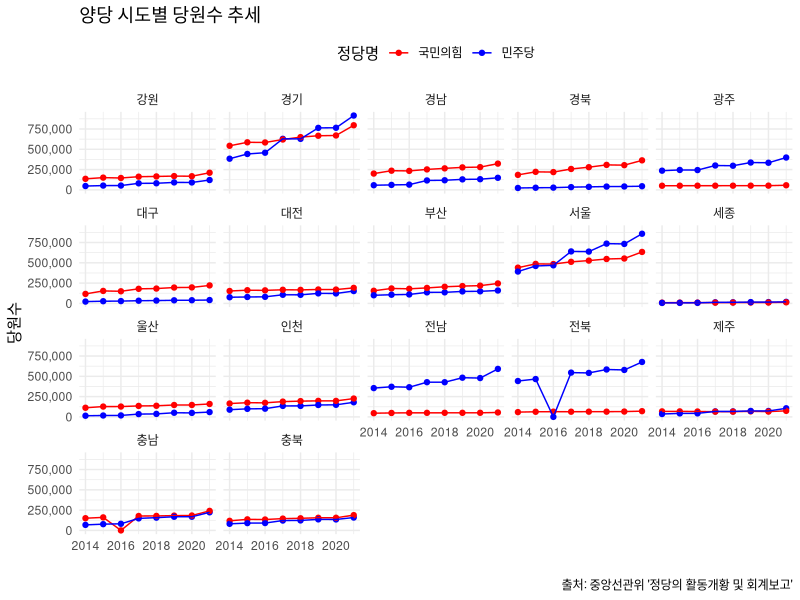
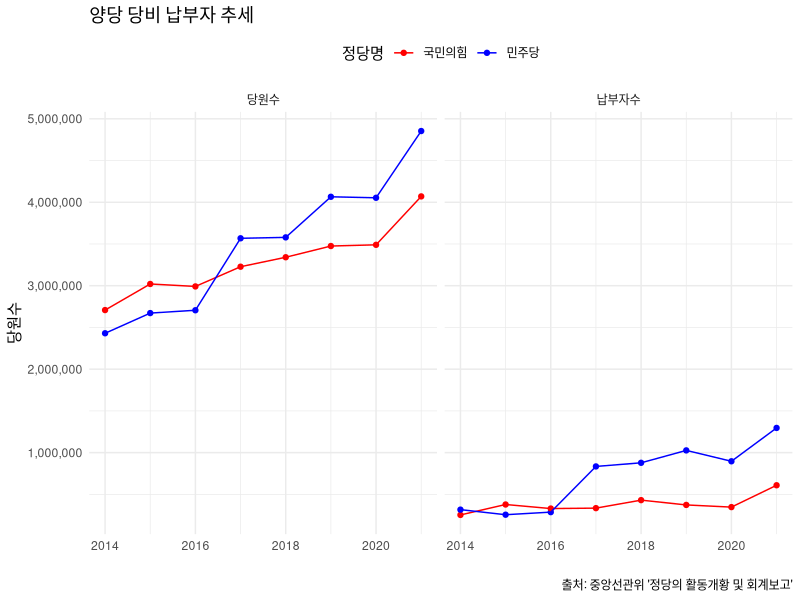
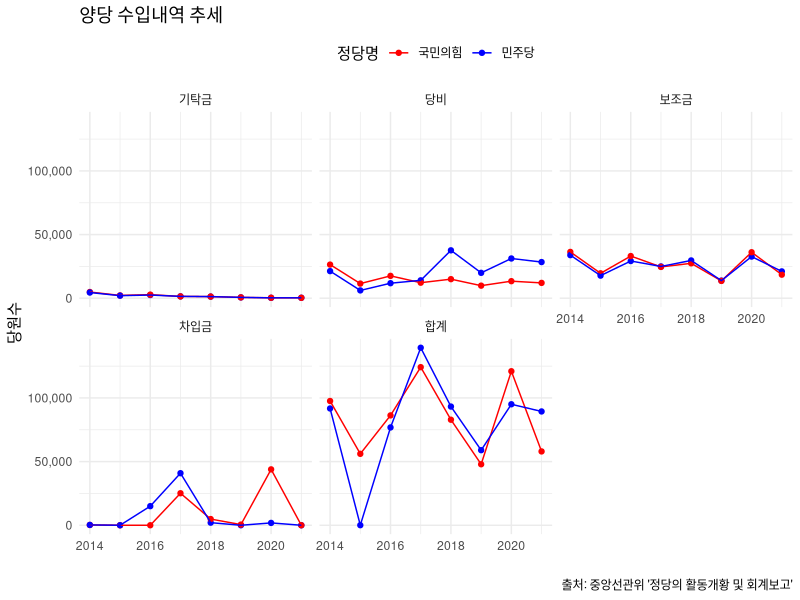
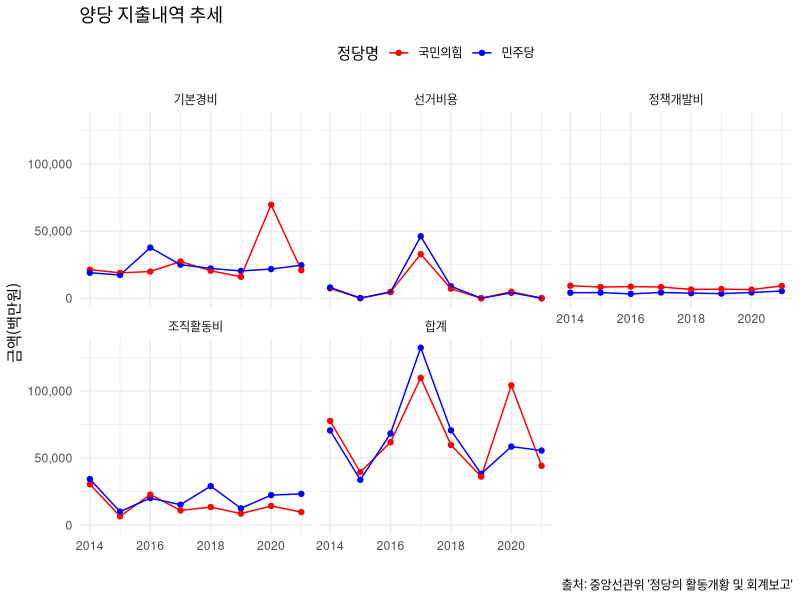

These figures' R source, in order:
## ---- chunk 1
library(tidyverse)

party_2021 <- tribble(
  ~구분, ~당원수, ~분포비, ~등록된_시도당수, ~시도당_평균당원수,
  "합계", 10429577, 100, 355, 29379,
  "더불어민주당", 4853266, 46.5, 17, 285486,
  "국민의힘", 4070005, 39.0, 17, 239412,
  "정의당", 50618, 0.5, 17, 2978,
  "국민의당", 20185, 0.2, 7, 2884,
  "열린민주당", 42944, 0.4, 5, 8589,
  "기본소득당", 19814, 0.2, 5, 3963,
  "시대전환", 8458, 0.1, 5, 1692,
  "가가례도인연합", 6538, 0.1, 6, 1090,
  "가나코리아", 5365, 0.1, 5, 1073,
  "가자평화인권당", 6481, 0.1, 6, 1080,
  "가자환경당", 7480, 0.1, 6, 1247,
  "거지당", 10782, 0.1, 8, 1348,
  "국가혁명당", 32153, 0.3, 16, 2010,
  "국민대통합당", 6248, 0.1, 5, 1250,
  "국민참여신당", 5773, 0.1, 5, 1155,
  "국민혁명당", 148164, 1.4, 13, 11397,
  "기독당", 5272, 0.1, 5, 1054,
  "깨어있는시민연대당", 6490, 0.1, 5, 1298,
  "남북통일당", 5324, 0.1, 5, 1065,
  "노동당", 11039, 0.1, 7, 1577,
  "녹색당", 8452, 0.1, 5, 1690,
  "대한국민당", 5585, 0.1, 5, 1117,
  "대한당", 5565, 0.1, 5, 1113,
  "대한민국당", 6721, 0.1, 5, 1344,
  "독도한국당", 6631, 0.1, 6, 1105,
  "미래당", 12935, 0.1, 6, 2156,
  "민생당", 378309, 3.6, 11, 34392,
  "민중민주당", 9872, 0.1, 7, 1410,
  "새누리당", 36170, 0.3, 7, 5167,
  "신자유민주연합", 5362, 0.1, 5, 1072,
  "신한반도당", 8872, 0.1, 8, 1109,
  "여성의당", 9571, 0.1, 5, 1914,
  "우리공화당", 411337, 3.9, 13, 31641,
  "자유당", 5368, 0.1, 5, 1074,
  "자유민주당", 7092, 0.1, 5, 1418,
  "자유의새벽당", 11707, 0.1, 5, 2341,
  "중소자영업당", 5823, 0.1, 5, 1165,
  "직능자영업당", 5184, 0.0, 5, 1037,
  "진보당", 85718, 0.8, 16, 5357,
  "친박신당", 8310, 0.1, 6, 1385,
  "친박연대", 5257, 0.1, 5, 1051,
  "통일한국당", 11971, 0.1, 6, 1995,
  "한국국민당", 6879, 0.1, 6, 1147,
  "한국복지당", 7071, 0.1, 7, 1010,
  "한나라당", 5790, 0.1, 5, 1158,
  "한류연합당", 9305, 0.1, 7, 1329,
  "한반도미래연합", 8498, 0.1, 8, 1062,
  "혁명21", 11179, 0.1, 6, 1863,
  "홍익당", 6644, 0.1, 5, 1329
) |> 
  slice(2:n()) 


party_2021 |> 
  summarise(당원수 = sum(당원수)) # 10,429,577

## ---- chunk 2
library(tibble)

sido_party_2021 <- tribble(
  ~구분, ~합계, ~더불어민주당, ~국민의힘, ~정의당, ~국민의당, ~열린민주당, ~기본소득당, ~시대전환, ~가가례도인연합, ~가나코리아, ~가자평화인권당, ~가자환경당,
  "합계", 10429577, 4853266, 4070005, 50618, 20185, 42944, 19814, 8458, 6538, 5365, 6481, 7480,
  "서울", 1830842, 858016, 633807, 9882, 6847, 24768, 3254, 1290, 1041, 1123, 1042, 1472,
  "부산", 530951, 158779, 245492, 2257, NA, 3996, 4436, NA, NA, NA, 1103, 1414,
  "대구", 340866, 41126, 221321, 1228, 1138, NA, NA, NA, NA, NA, NA, NA,
  "인천", 462086, 180174, 226077, 4661, 1686, NA, 3063, NA, 1103, 1017, NA, NA,
  "광주", 544234, 398357, 56614, 2372, 1814, 5680, 3363, 1051, NA, NA, NA, 1080,
  "대전", 372618, 151895, 191034, 1345, 3099, NA, NA, NA, NA, NA, 1016, NA,
  "울산", 250177, 59315, 159387, 1390, NA, 4009, NA, NA, NA, NA, NA, NA,
  "세종", 39355, 18972, 13300, 1070, NA, NA, NA, NA, NA, NA, NA, NA,
  "경기", 1992315, 915531, 795874, 10394, 3703, NA, 5698, 1400, 1142, 1035, 1106, 1178,
  "강원", 353634, 121301, 211046, 1143, NA, NA, NA, NA, 1081, 1095, NA, NA,
  "충북", 380942, 158913, 188375, 1149, 1898, NA, NA, NA, NA, NA, NA, NA,
  "충남", 514251, 223238, 240892, 1519, NA, NA, NA, NA, 1086, 1095, NA, NA,
  "전북", 832477, 676755, 70693, 3449, NA, NA, NA, 2308, 1085, NA, 1101, NA,
  "전남", 772029, 591321, 54630, 3981, NA, 4491, NA, 2409, NA, NA, NA, 1023,
  "경북", 492060, 44788, 363621, 1361, NA, NA, NA, NA, NA, NA, NA, NA,
  "경남", 531808, 148649, 323319, 2226, NA, NA, NA, NA, NA, NA, 1113, 1313,
  "제주", 188932, 106136, 74523, 1191, NA, NA, NA, NA, NA, NA, NA, NA
) |> 
  slice(2:n())
  
sido_party_2021 |> 
  summarise(합계 = sum(합계))
## ---- chunk 3
library(tibble)

payer_2021 <- tribble(
  ~정당, ~당원수, ~납부자수, ~당비납부비율, ~등록된_시도당수,
  "합계", 10429577, 2133765, 20.5, 355,
  "더불어민주당", 4853266, 1295909, 26.7, 17,
  "국민의힘", 4070005, 609090, 15.0, 17,
  "정의당", 50618, 26470, 52.3, 17,
  "국민의당", 20185, 4683, 23.2, 7,
  "열린민주당", 42944, 10383, 24.2, 5,
  "기본소득당", 19814, 809, 4.1, 5,
  "시대전환", 8458, 61, 0.7, 5,
  "가가례도인연합", 6538, NA, NA, 6,
  "가나코리아", 5365, 5, 0.1, 5,
  "가자평화인권당", 6481, NA, NA, 6,
  "가자환경당", 7480, NA, NA, 6,
  "거지당", 10782, 301, 2.8, 8,
  "국가혁명당", 32153, 8549, 26.6, 16,
  "국민대통합당", 6248, NA, NA, 5,
  "국민참여신당", 5773, NA, NA, 5,
  "국민혁명당", 148164, 53720, 36.3, 13,
  "기독당", 5272, NA, NA, 5,
  "깨어있는시민연대당", 6490, 35, 0.5, 5,
  "남북통일당", 5324, 216, 4.1, 5,
  "노동당", 11039, 2781, 25.2, 7,
  "녹색당", 8452, 3469, 41.0, 5,
  "대한국민당", 5585, NA, NA, 5,
  "대한당", 5565, NA, NA, 5,
  "대한민국당", 6721, 167, 2.5, 5,
  "독도한국당", 6631, NA, NA, 6,
  "미래당", 12935, 1311, 10.1, 6,
  "민생당", 378309, 9881, 2.6, 11,
  "민중민주당", 9872, 57, 0.6, 7,
  "새누리당", 36170, 844, 2.3, 7,
  "신자유민주연합", 5362, 322, 6.0, 5,
  "신한반도당", 8872, 20, 0.2, 8,
  "여성의당", 9571, 2487, 26.0, 5,
  "우리공화당", 411337, 50287, 12.2, 13,
  "자유당", 5368, 40, 0.7, 5,
  "자유민주당", 7092, 733, 10.3, 5,
  "자유의새벽당", 11707, 2615, 22.3, 5,
  "중소자영업당", 5823, NA, NA, 5,
  "직능자영업당", 5184, NA, NA, 5,
  "진보당", 85718, 46158, 53.8, 16,
  "친박신당", 8310, 241, 2.9, 6,
  "친박연대", 5257, NA, NA, 5,
  "통일한국당", 11971, 94, 0.8, 6,
  "한국국민당", 6879, 106, 1.5, 6,
  "한국복지당", 7071, NA, NA, 7,
  "한나라당", 5790, NA, NA, 5,
  "한류연합당", 9305, 119, 1.3, 7,
  "한반도미래연합", 8498, NA, NA, 8,
  "혁명21", 11179, 1659, 14.8, 6,
  "홍익당", 6644, 143, 2.2, 5
)

payer_2021 |> 
  summarise( 당원수 = sum(당원수))

## ---- chunk 4
# R에서 데이터프레임 생성
income_2021 <- tribble(
  ~"구분", ~"합계", ~"전년도이월", ~"당비", ~"기탁금", ~"후원회기부금", ~"보조금", ~"차입금", ~"기타",
  "합계", 196317, 63629, 61507, 774, 4375, 46278, 3970, 15784,
  "더불어민주당", 89396, 36400, 28402, 348, 350, 21060, 0, 2836,
  "국민의힘", 57990, 15222, 12030, 305, 1352, 18500, 0, 10581,
  "정의당", 12293, 2629, 3807, 51, 896, 3075, 1322, 513,
  "국민의당", 2774, 547, 443, 22, 67, 1364, 0, 331,
  "열린민주당", 3090, 731, 835, 21, 100, 1294, 0, 109,
  "기본소득당", 1099, 25, 925, 0.5, 15, 32, 0, 101,
  "시대전환", 263, 29, 84, 0.5, 32, 28, 0, 90,
  "기타정당", 29412, 8046, 14981, 26, 1563, 925, 2648, 1223
)

# 데이터프레임 확인
income_2021 |> 
  summarise(당비 = sum(당비))
## ---- chunk 5
# R에서 데이터프레임 생성
expense_2021 <- tribble(
  ~"구분", ~"합계", ~"선거비용", ~"기본경비", ~"정책개발비", ~"조직활동비", ~"여성정치발전비", ~"그밖의경비",
  "합계", 137932, 549, 65988, 17203, 44927, 4930, 4333,
  "더불어민주당", 55624, 0, 24578, 5354, 23348, 2136, 208,
  "국민의힘", 44224, 0, 20789, 9175, 9817, 1952, 2491,
  "정의당", 10511, 260, 6478, 1175, 1602, 367, 629,
  "국민의당", 2222, 0, 848, 485, 577, 195, 117,
  "열린민주당", 1518, 0, 912, 94, 351, 150, 11,
  "기본소득당", 873, 229, 427, 76, 136, 4, 1,
  "시대전환", 243, 0, 223, 4, 8, 4, 4,
  "기타정당", 22717, 60, 11733, 841, 9088, 122, 873
)

# 데이터프레임 확인
expense_2021 |> 
  summarise(선거비용 = sum(선거비용))
## ---- chunk 6
# R에서 데이터프레임 생성
sido_party_2020 <- data.frame(
  구분 = c("합계", "서울", "부산", "대구", "인천", "광주", "대전", "울산", "세종", "경기", "강원", "충북", "충남", "전북", "전남", "경북", "경남", "제주"),
  더불어민주당 = c(4053466, 732483, 148679, 38874, 148971, 334034, 122231, 49331, 15889, 764856, 91291, 135103, 168409, 578593, 478573, 41698, 131459, 72992),
  국민의힘 = c(3489924, 552794, 218624, 196849, 197176, 51999, 170297, 147025, 10539, 670052, 168159, 155963, 183772, 65861, 50544, 304372, 280395, 65503),
  정의당 = c(53080, 11190, 2311, 1265, 4968, 2369, 1434, 1498, 1094, 10370, 1186, 1234, 1529, 3563, 4030, 1479, 2362, 1198),
  국민의당 = c(16023, 4721, NA, 1030, 1606, 1746, 2805, NA, NA, 2393, NA, 1722, NA, NA, NA, NA, NA, NA),
  열린민주당 = c(40456, 23431, 3731, NA, NA, 5202, NA, 3834, NA, NA, NA, NA, NA, NA, 4258, NA, NA, NA),
  기본소득당 = c(19879, 3281, 4457, NA, 3616, 3050, NA, NA, NA, 5475, NA, NA, NA, NA, NA, NA, NA, NA),
  시대전환 = c(6945, 1771, NA, NA, NA, 1051, NA, NA, NA, 1210, NA, NA, NA, 1121, 1792, NA, NA, NA),
  가나코리아 = c(5365, 1123, NA, NA, 1017, NA, NA, NA, NA, 1035, 1095, NA, 1095, NA, NA, NA, NA, NA),
  가자평화 = c(6707, 1026, 1026, NA, NA, NA, 1016, NA, NA, 1106, NA, NA, NA, 1101, NA, NA, 1432, NA),
  인권당 = c(7487, 1471, 1415, NA, NA, 1080, NA, NA, NA, 1178, NA, NA, NA, NA, 1030, NA, 1313, NA)
) |> 
  slice(2:n()) |> 
  as_tibble()

# 데이터프레임 확인
sido_party_2020 |> 
  as_tibble() |> 
  summarise(민주당 = sum(더불어민주당))

## ---- chunk 7
# R에서 데이터프레임 생성
payer_2020 <- data.frame(
  정당 = c("합계", "더불어민주당", "국민의힘", "정의당", "국민의당", "열린민주당", "기본소득당", "시대전환", "가나코리아", "가자!평화인권당", "가자환경당", "거지당", "국가혁명당", "국민새정당", "국민참여신당"),
  당원수 = c(8771263, 4053466, 3489924, 53080, 16023, 40456, 19879, 6945, 5365, 6707, 7487, 9505, 29757, 9032, 5773),
  납부자수 = c(1433446, 896296, 347322, 39872, 3369, 12098, 1435, 77, 10, NA, 2, NA, 5889, NA, NA),
  당비납부비율 = c(16.3, 22.1, 10.0, 75.1, 21.0, 29.9, 7.2, 1.1, 0.2, NA, NA, NA, 19.8, NA, NA),
  등록된시도당수 = c(332, 17, 17, 17, 7, 5, 5, 5, 5, 6, 6, 8, 17, 8, 5)
) |> 
  slice(2:n()) |> 
  as_tibble()

# 데이터프레임 확인
payer_2020 |> 
  summarise(당원수 = sum(당원수))
## ---- chunk 8
# R에서 데이터프레임 생성
income_2020 <- tribble(
  ~"구분", ~"합계", ~"전년도이월", ~"당비", ~"기탁금", ~"후원회기부금", ~"보조금", ~"차입금", ~"기타",
  "합계", 311220, 45278, 67895, 962, 6095, 90718, 60154, 40118,
  "더불어민주당", 95045, 20643, 31211, 305, 403, 32706, 1840, 7937,
  "국민의힘", 120989, 11301, 13383, 350, 541, 36115, 43897, 15402,
  "정의당", 22597, 2084, 5156, 60, 1723, 5679, 2070, 5825,
  "국민의당", 9045, 0, 242, 0, 60, 1017, 3482, 4244,
  "열린민주당", 10245, 0, 881, 0, 505, 968, 4234, 3657,
  "기본소득당", 633, 18, 392, 0, 55, 16, 48, 104,
  "시대전환", 220, 6, 65, 0, 25, 15, 50, 59,
  "기타정당", 52446, 11226, 16565, 247, 2783, 14202, 4533, 2890
) |> 
  as_tibble()

# 데이터프레임 확인
income_2020 |> 
  summarise(당비 = sum(당비))

## ---- chunk 9
# 추가로 만들어야 하는 데이터프레임
expense_2020 <- tribble(
  ~"구분", ~"합계", ~"선거비용", ~"기본경비", ~"정책개발비", ~"조직활동비", ~"여성정치발전비", ~"그밖의경비",
  "합계", 248036, 31066, 115856, 14449, 58610, 5235, 22820,
  "더불어민주당", 58549, 4058, 21682, 4274, 22438, 1891, 4206,
  "국민의힘", 104155, 4844, 69579, 6410, 14364, 1877, 7081,
  "정의당", 21042, 4709, 7384, 1180, 6345, 340, 1084,
  "국민의당", 8512, 3911, 1022, 130, 415, 115, 2919,
  "열린민주당", 9517, 3544, 685, 53, 603, 96, 4536,
  "기본소득당", 633, 53, 341, 53, 165, 1, 20,
  "시대전환", 197, 0, 121, 71, 2, 0, 3,
  "기타정당", 45431, 9947, 15042, 2278, 14278, 915, 2971
)

# 데이터프레임 확인
expense_2020 |> 
  summarise(선거비용 = sum(선거비용))

## ---- chunk 10
library(readxl)

sido_party_2019 <- read_excel("data/2019.xlsx", sheet="page01")

sido_party_2019 <- sido_party_2019 |> 
  filter(구분 != "합계")

sido_party_2019 |> 
  summarise(당원수 = sum(합계))

## ---- chunk 11
payer_2019 <- read_excel("data/2019.xlsx", sheet="page02")

payer_2019 <- payer_2019 |> 
  filter(정당 != "합계") |> 
  mutate(납부자수 = parse_number(납부자수))

payer_2019 |> 
  summarise(당원수 = sum(당원수))
## ---- chunk 12
income_2019 <- read_excel("data/2019.xlsx", sheet="page03")

income_2019 <- income_2019 |> 
  filter(구분 != "합계")

income_2019 |> 
  summarise(당비 = sum(당비))
## ---- chunk 13
expense_2019 <- read_excel("data/2019.xlsx", sheet="page04")

expense_2019 <- expense_2019 |> 
  filter(구분 != "합계")

expense_2019 |> 
  summarise(합계 = sum(합계))
## ---- chunk 14
library(readxl)

sido_party_2018 <- read_excel("data/2018.xlsx", sheet="page01")

sido_party_2018 <- sido_party_2018 |> 
  filter(구분 != "합계")

sido_party_2018 |> 
  summarise(당원수 = sum(합계))

## ---- chunk 15
payer_2018 <- read_excel("data/2018.xlsx", sheet="page02")

payer_2018 <- payer_2018 |> 
  filter(정당 != "합계") |> 
  mutate(납부자수 = parse_number(납부자수))

payer_2018 |> 
  summarise(당원수 = sum(당원수))
## ---- chunk 16
income_2018 <- read_excel("data/2018.xlsx", sheet="page03")

income_2018 <- income_2018 |> 
  filter(구분 != "합계")

income_2018 |> 
  summarise(당비 = sum(당비))
## ---- chunk 17
expense_2018 <- read_excel("data/2018.xlsx", sheet="page04")

expense_2018 <- expense_2018 |> 
  filter(구분 != "합계")

expense_2018 |> 
  summarise(합계 = sum(합계))
## ---- chunk 18

# tribble 함수를 이용해 DataFrame 생성
sido_party_2017 <- tribble(
  ~구분, ~합계, ~더불어민주당, ~자유한국당, ~국민의당, ~바른정당, ~정의당, ~민중당, ~대한애국당, ~가자코리아, ~경제애국당, ~공화당,
  "합계", 7507952, 3568111, 3227708, 285023, 67053, 40362, 46539, 41685, 5288, 6779, 6568,
  "서울", 1283838, 640138, 511970, 39119, 10777, 8224, 4684, 10272, 1114, 1185, 1034,
  "부산", 360443, 135736, 190581, 8890, 2673, 1895, 2955, 2597, 1030, NA, NA,
  "대구", 245098, 32984, 179375, 4147, 4557, 1796, 1120, 6200, 1059, NA, NA,
  "인천", 361923, 135400, 188407, 6430, 3310, 2937, 1595, 2262, 1011, NA, NA,
  "광주", 407488, 300064, 51398, 38655, 1419, 1443, 7131, 1090, NA, NA, NA,
  "대전", 297531, 106025, 167572, 6366, 1451, 1928, 2206, 1920, 1072, NA, NA,
  "울산", 183212, 34606, 135216, 2181, 2389, 1385, 3289, 1082, NA, NA, NA,
  "세종", 24495, 13104, 9306, 1008, NA, NA, NA, NA, NA, NA, NA,
  "경기", 1353048, 628929, 620356, 31616, 15947, 7171, 7839, 8970, 1031, 1159, 1069,
  "강원", 264107, 80527, 162328, 7696, 1679, 1248, 1172, 1924, 1039, NA, NA,
  "충북", 283900, 121696, 145490, 6021, 1358, 1003, 1106, 1293, NA, NA, NA,
  "충남", 351195, 148353, 177742, 8025, 1922, 1115, 1554, 1412, 1093, NA, NA,
  "전북", 674426, 545688, 63866, 48931, 1773, 2585, 2155, 1070, NA, NA, NA,
  "전남", 561645, 427648, 50169, 66262, 1208, 3364, 6111, NA, NA, NA, NA,
  "경북", 323115, 33684, 257338, 4417, 9145, 1920, 1575, 2248, 1180, NA, NA,
  "경남", 391553, 115964, 251957, 4199, 5208, 1527, 1795, 1795, NA, NA, NA,
  "제주", 140935, 67565, 64637, 2068, 2587, 1824, NA, NA, NA, NA, NA
) |> 
  filter(구분 != "합계")

# DataFrame 확인
sido_party_2017 |> 
  summarise(합계 = sum(합계))
## ---- chunk 19
# tribble 함수를 사용하여 데이터 프레임을 생성한다
payer_2017 <- tribble(
  ~"정당", ~"당원수", ~"납부자수", ~"당비납부", ~"비율(%)", ~"등록된시·도당수",
  "합계", 7507952, 1320976, NA, 17.6, 285,
  "더불어민주당", 3568111, 834573, NA, 23.4, 17,
  "자유한국당", 3227708, 335000, NA, 10.4, 17,
  "국민의당", 285023, 44371, NA, 15.6, 16,
  "바른정당", 67053, 29712, NA, 44.3, 16,
  "정의당", 40362, 25687, NA, 63.6, 15,
  "민중당", 46539, 25960, NA, 55.8, 15,
  "대한애국당", 41685, 9579, NA, 23.0, 12,
  "가자코리아", 5288, NA, NA, NA, 5,
  "경제애국당", 6779, 6, NA, 0.1, 6,
  "공화당", 6568, NA, NA, NA, 6,
  "국민대통합당", 7161, NA, NA, NA, 6,
  "국민새정당", 8983, NA, NA, NA, 8,
  "국민행복당", 5253, 125, NA, 2.4, 5,
  "국제녹색당", 12019, NA, NA, NA, 11,
  "그린불교연합당", 5411, NA, NA, NA, 5,
  "기독당", 6442, NA, NA, NA, 5,
  "기독자유당", 9206, 2, NA, NA, 8,
  "노동당", 11823, 4784, NA, 40.5, 7,
  "녹색당", 9308, 5725, NA, 61.5, 5,
  "늘푸른한국당", 20863, 262, NA, 1.3, 17,
  "대한민국당", 6360, 134, NA, 2.1, 5,
  "민중민주당", 6461, 19, NA, 0.3, 5,
  "사회민주당", 4653, 38, NA, 0.8, 5,
  "새누리당", 30603, 3784, NA, 12.4, 7,
  "우리미래", 6269, 993, NA, 15.8, 5,
  "인권정당", 6537, NA, NA, NA, 6,
  "진리대한당", 5458, NA, NA, NA, 5,
  "친박연대", 5257, NA, NA, NA, 5,
  "통일한국당", 5787, 20, NA, 0.3, 5,
  "통합민주당", 5262, NA, NA, NA, 5,
  "한국국민당", 6832, 106, NA, 1.6, 6,
  "한나라당", 5789, NA, NA, NA, 5,
  "한누리평화통일당", 7064, NA, NA, NA, 7,
  "한반도미래연합", 7392, NA, NA, NA, 7,
  "홍익당", 6643, 96, NA, 1.4, 5
) |> 
  filter(정당 != "합계")

payer_2017 |> 
  summarise(당원수 = sum(당원수))

## ---- chunk 20
# tibble 패키지 로드
library(tibble)

# tribble 함수를 이용해 DataFrame 생성
income_2017 <- tribble(
  ~`구분`, ~`합계`, ~`전년도이월`, ~`당비`, ~`기탁금`, ~`후원회기부금`, ~`보조금`, ~`차입금`, ~`기타`,
  "합 계", 399421, 39181, 46017, 4479, 4859, 84276, 88290, 132319,
  "더 불 어 민 주 당", 139442, 8239, 14040, 1444, 330, 24965, 40887, 49537,
  "자 유 한 국 당", 124191, 25005, 12191, 1413, 294, 24583, 25143, 35562, 
  "국 민 의 당", 90282, 4620, 2097, 1342, 4, 17678, 19570, 44971,
  "바 른 정 당", 16108, 32, 3273, 5, 903, 11483, 12, 400,
  "정 의 당", 13652, 669, 4059, 275, 1446, 5492, 656, 1055,
  "민 중 당", 5158, 125, 3160, 0, 790, 28, 595, 460,
  "대 한 애 국 당", 945, 0, 521, 0, 400, 7, 2, 15,
  "기 타 정 당", 9643, 491, 6676, 0, 692, 40, 1425, 319
) |> 
  mutate(구분 = str_remove_all(구분, "\\s")) |> 
  filter(구분 != "합계")

# DataFrame 확인
income_2017


## ---- chunk 21
# tribble 함수를 이용해 DataFrame 생성
expense_2017 <- tribble(
  ~`구분`, ~`합계`, ~`선거비용`, ~`기본경비`, ~`정책개발비`, ~`조직활동비`, ~`여성정치발전비`, ~`그밖의경비`,
  "합 계", 366341, 133900, 76293, 16992, 42509, 4727, 91920,
  "더 불 어 민 주 당", 132145, 46114, 24973, 4254, 15288, 1287, 40229,
  "자 유 한 국 당", 109761, 32835, 27333, 8371, 11042, 1706, 28474,
  "국 민 의 당", 83101, 41915, 9343, 2907, 7869, 918, 20149,
  "바 른 정 당", 13437, 4774, 5121, 336, 2543, 536, 127,
  "정 의 당", 12866, 3532, 5318, 1046, 1620, 274, 1076,
  "민 중 당", 5016, 909, 1694, 18, 1624, 4, 767,
  "대 한 애 국 당", 873, 0, 276, 0, 595, 0, 2,
  "기 타 정 당", 9142, 3821, 2235, 60, 1928, 2, 1096
) |> 
  mutate(구분 = str_remove_all(구분, "\\s")) |> 
  filter(구분 != "합계")

# DataFrame 확인
expense_2017

## ---- chunk 22
library(readxl)

sido_party_2016 <- read_excel("data/2016.xlsx", sheet="page01")

sido_party_2016 <- sido_party_2016 |> 
  filter(구분 != "합계")

sido_party_2016 |> 
  summarise(당원수 = sum(합계))

## ---- chunk 23
payer_2016 <- read_excel("data/2016.xlsx", sheet="page02")

payer_2016 <- payer_2016 |> 
  filter(정당 != "합계")

payer_2016 |> 
  summarise(당원수 = sum(당원수))
## ---- chunk 24
income_2016 <- read_excel("data/2016.xlsx", sheet="page03")

income_2016 <- income_2016 |> 
  filter(구분 != "합계")

income_2016 |> 
  summarise(당비 = sum(당비))
## ---- chunk 25
expense_2016 <- read_excel("data/2016.xlsx", sheet="page04")

expense_2016 <- expense_2016 |> 
  filter(구분 != "합계")

expense_2016 |> 
  summarise(합계 = sum(합계))
## ---- chunk 26
library(readxl)

sido_party_2015 <- read_excel("data/2015.xlsx", sheet="page01")

sido_party_2015 <- sido_party_2015 |> 
  filter(구분 != "합계")

sido_party_2015 |> 
  summarise(당원수 = sum(합계))

## ---- chunk 27
payer_2015 <- read_excel("data/2015.xlsx", sheet="page02")

payer_2015 <- payer_2015 |> 
  filter(정당 != "합계")

payer_2015 |> 
  summarise(당원수 = sum(당원수))
## ---- chunk 28
income_2015 <- read_excel("data/2015.xlsx", sheet="page03")

income_2015 <- income_2015 |> 
  filter(구분 != "합계")

income_2015 |> 
  summarise(당비 = sum(당비))
## ---- chunk 29
expense_2015 <- read_excel("data/2015.xlsx", sheet="page04")

expense_2015 <- expense_2015 |> 
  filter(구분 != "합계")

expense_2015 |> 
  summarise(합계 = sum(합계))
## ---- chunk 30
# tibble 패키지 로드
library(tibble)

# tribble 함수로 DataFrame 생성
sido_party_2014 <- tribble(
  ~`구분`, ~`합계`, ~`새누리당`, ~`새정치 민주연합`, ~`정의당`, ~`겨레자유`, ~`평화통일당 경제민주당`, ~`공화당`, ~`국제녹색당`,
  "합계", 5245611, 2708085, 2430111, 18184, 5340, 6121, 6661, 11993,
  "서울", 854469, 440230, 392397, 2870, 1073, 1119, 1031, 1080,
  "부산", 261053, 155380, 100032, 1152, 0, 0, 1130, 1084,
  "대구", 142209, 116729, 22132, 1274, 0, 0, 0, 0,
  "인천", 264772, 164672, 88937, 1483, 1050, 1039, 0, 1198,
  "광주", 290523, 50746, 236369, 0, 0, 0, 0, 1079,
  "대전", 235967, 152724, 75706, 1105, 0, 1014, 1072, 0,
  "울산", 128820, 112527, 14198, 1073, 0, 0, 0, 0,
  "세종", 15216, 8942, 6274, 0, 0, 0, 0, 0,
  "경기", 945114, 543051, 383963, 2756, 1031, 1489, 1068, 1062,
  "강원", 189618, 136025, 47140, 1078, 1093, 0, 0, 1050,
  "충북", 203365, 118325, 81530, 0, 0, 0, 1290, 1030,
  "충남", 224028, 150430, 68173, 0, 1093, 0, 0, 1030,
  "전북", 506132, 59028, 442007, 1554, 0, 0, 1070, 1190,
  "전남", 405205, 45805, 354887, 1224, 0, 0, 0, 1092,
  "경북", 214150, 184736, 23390, 1365, 0, 1460, 0, 1098,
  "경남", 259914, 200703, 57202, 0, 0, 0, 0, 0,
  "제주", 105056, 68032, 35774, 1250, 0, 0, 0, 0
) |> 
  filter(구분 != "합계")

# DataFrame 확인
sido_party_2014 |> 
  summarise(합계 = sum(합계))
## ---- chunk 31
# tribble 함수를 사용하여 데이터 프레임을 생성한다
payer_2014 <- tribble(
  ~"정당", ~"당원수", ~"납부자수", ~"비율(%)", ~"시·도당수",
  "합계", 5245611, 591045, 11.2, 120,
  "새누리당", 2708085, 253552, 9.4, 17,
  "새정치민주연합", 2430111, 316836, 13.0, 17,
  "정의당", 18184, 9921, 54.6, 12,
  "겨레자유평화통일당", 5340, 0, NA, 5,
  "경제민주당", 6121, 0, NA, 5,
  "공화당", 6661, 35, 0.5, 6,
  "국제녹색당", 11993, 0, NA, 11,
  "그린불교연합당", 5155, 0, NA, 5,
  "기독민주당", 5300, 6, 0.1, 5,
  "노동당", 13015, 6552, 50.3, 7,
  "녹색당", 6870, 4122, 60.0, 5,
  "대한민국당", 6029, 0, NA, 5,
  "민주당", 6225, 16, 0.3, 5,
  "새마을당", 5549, 0, NA, 5,
  "새정치국민의당", 5207, 5, 0.1, 5,
  "한나라당", 5766, 0, NA, 5
) |> 
  filter(정당 != "합계")

payer_2014 |> 
  summarise(당원수 = sum(당원수))

## ---- chunk 32
# tibble 패키지 로드
library(tibble)

# tribble 함수로 DataFrame 생성
income_2014 <- tribble(
  ~`구분`, ~`합계`, ~`전년도이월`, ~`당비`, ~`기탁금`, ~`보조금`, ~`차입금`, ~`기타`,
  "합계", 201388, 20935, 52086, 9907, 74343, 1186, 42931,
  "새누리당", 97608, 8449, 26404, 4871, 36355, 220, 21309,
  "새정치민주연합", 91737, 11392, 21284, 4466, 33831, 256, 20508,
  "정의당", 8259, 560, 1647, 570, 4157, 514, 811,
  "기타정당", 3784, 534, 2751, NA, NA, 196, 303
) |> 
  filter(구분 != "합계")

# DataFrame 확인
income_2014 |> 
  summarise(합계 = sum(합계))
## ---- chunk 33

expense_2014 <- tribble(
  ~`구분`, ~`합계`, ~`선거비용`, ~`기본경비`, ~`정책개발비`, ~`조직활동비`, ~`여성정치발전비`, ~`그밖의경비`,
  "합계", 159263, 16152, 44310, 14208, 69070, 3693, 11830,
  "새누리당", 77691, 7373, 21257, 9292, 30536, 1832, 7401,
  "새정치민주연합", 70591, 7963, 18955, 4101, 34372, 1646, 3554,
  "정의당", 7592, 422, 2689, 793, 2778, 215, 695,
  "기타정당", 3389, 394, 1409, 22, 1384, NA, 180
) |> 
  filter(구분 != "합계")

expense_2014 |> 
  summarise(합계 = sum(합계))
## ---- chunk 34
object_list <- ls()

party_members <- object_list[str_detect(object_list, pattern = "^sido_party_\\d{4}")]

party_members_list <- mget(party_members)

party_members_sido_tbl <- party_members_list |> 
  enframe() |> 
  mutate(year = parse_number(name)) |> 
  mutate(data = map(value, select, 1:4)) |> 
  unnest(data) |> 
  pivot_longer(새누리당:국민의힘, names_to = "정당", values_to = "당원수") |> 
  select(year, 구분, 합계, 정당, 당원수) |>
  mutate(정당명 = case_when(
    str_detect(정당, "국민의힘|새누리당|자유한국당") ~ "국민의힘",
    str_detect(정당, "더불어민주당|민주당|(새정치 민주연합)") ~ "민주당",
    TRUE ~ "기타정당"
  )) |> 
  filter(!is.na(당원수)) |> 
  select(year, 구분, 합계, 정당명, 당원수)
## ---- chunk 35

payers <- object_list[str_detect(object_list, pattern = "^payer_\\d{4}")]

payers_list <- mget(payers)

payers_members_tbl <- payers_list |> 
  enframe() |> 
  mutate(data = map(value, select, 1:3)) |> 
  unnest(data) |> 
  mutate(연도 = parse_number(name)) |> 
  mutate(정당명 = case_when(
    str_detect(정당, "국민의힘|새누리당|자유한국당") ~ "국민의힘",
    str_detect(정당, "더불어민주당|(새정치민주연합)") ~ "민주당",
    TRUE ~ "기타정당"
  )) |>
  filter(정당명 != "기타정당",
         납부자수 > 10000) |> 
  select(연도, 당원수, 정당명, 납부자수)

payers_members_tbl
## ---- chunk 36

income <- object_list[str_detect(object_list, pattern = "^income_\\d{4}")]

income_list <- mget(income)

income_party_tbl <- income_list |> 
  enframe() |> 
  mutate(data = map(value, select, c(구분, 합계, 당비, 기탁금, 보조금, 차입금))) |>  
  unnest(data) |> 
  mutate(연도 = parse_number(name)) |> 
  mutate(정당명 = case_when(
    str_detect(구분, "국민의힘|새누리당|자유한국당") ~ "국민의힘",
    str_detect(구분, "더불어민주당|(새정치민주연합)") ~ "민주당",
    TRUE ~ "기타정당"
  )) |>
  filter(정당명 != "기타정당",
         당비 > 5000) |> 
  select(연도, 정당명, 합계, 당비, 기탁금, 보조금, 차입금)

income_party_tbl
## ---- chunk 37

expense <- object_list[str_detect(object_list, pattern = "^expense_\\d{4}")]

expense_list <- mget(expense)

expense_party_tbl <- expense_list |> 
  enframe() |> 
  mutate(data = map(value, select, c(구분, 합계, 선거비용, 기본경비, 정책개발비, 조직활동비))) |>  
  unnest(data) |> 
  mutate(연도 = parse_number(name)) |> 
  mutate(정당명 = case_when(
    str_detect(구분, "국민의힘|새누리당|자유한국당") ~ "국민의힘",
    str_detect(구분, "더불어민주당|(새정치민주연합)") ~ "민주당",
    TRUE ~ "기타정당"
  )) |>
  filter(정당명 != "기타정당") |>
  select(연도, 정당명, 합계, 선거비용, 기본경비, 정책개발비, 조직활동비) 

expense_party_tbl
## ---- chunk 38

party_members_sido_tbl |> 
  ggplot(aes(x = year, y = 당원수, color = 정당명, group = 정당명)) +
    geom_point() +
    geom_line() +
    facet_wrap(vars(구분)) +
    theme_minimal() +
    theme(legend.position = "top") +
    labs(x = "",
         y = "당원수",
         title = "양당 시도별 당원수 추세",
         caption = "출처: 중앙선관위 '정당의 활동개황 및 회계보고'") +
    scale_y_continuous(labels = scales::comma) +
    scale_color_manual(values = c("국민의힘" = "red",
                                  "민주당" = "blue"))
## ---- chunk 39

payers_members_tbl |> 
  pivot_longer(c(당원수, 납부자수), names_to = "구분", values_to = "당원수") |>
  mutate(구분 = factor(구분, levels = c("당원수", "납부자수"))) |> 
  ggplot(aes(x = 연도, y = 당원수, color = 정당명, group = 정당명)) +
    geom_point() +
    geom_line() +
    facet_wrap(vars(구분)) +
    theme_minimal() +
    theme(legend.position = "top") +
    labs(x = "",
         y = "당원수",
         title = "양당 당비 납부자 추세",
         caption = "출처: 중앙선관위 '정당의 활동개황 및 회계보고'") +
    scale_y_continuous(labels = scales::comma) +
    scale_color_manual(values = c("국민의힘" = "red",
                                  "민주당" = "blue"))
## ---- chunk 40

income_party_tbl |> 
  pivot_longer(합계:차입금, names_to = "구분", values_to = "금액") |>
  # mutate(구분 = factor(구분, levels = c("합계", "당비"))) |> 
  ggplot(aes(x = 연도, y = 금액, color = 정당명, group = 정당명)) +
    geom_point() +
    geom_line() +
    facet_wrap(vars(구분)) +
    theme_minimal() +
    theme(legend.position = "top") +
    labs(x = "",
         y = "당원수",
         title = "양당 수입내역 추세",
         caption = "출처: 중앙선관위 '정당의 활동개황 및 회계보고'") +
    scale_y_continuous(labels = scales::comma) +
    scale_color_manual(values = c("국민의힘" = "red",
                                  "민주당" = "blue"))
## ---- chunk 41

expense_party_tbl |> 
  pivot_longer(합계:조직활동비, names_to = "구분", values_to = "금액") |>
  ggplot(aes(x = 연도, y = 금액, color = 정당명, group = 정당명)) +
    geom_point() +
    geom_line() +
    facet_wrap(vars(구분)) +
    theme_minimal() +
    theme(legend.position = "top") +
    labs(x = "",
         y = "금액(백만원)",
         title = "양당 지출내역 추세",
         caption = "출처: 중앙선관위 '정당의 활동개황 및 회계보고'") +
    scale_y_continuous(labels = scales::comma) +
    scale_color_manual(values = c("국민의힘" = "red",
                                  "민주당" = "blue"))
